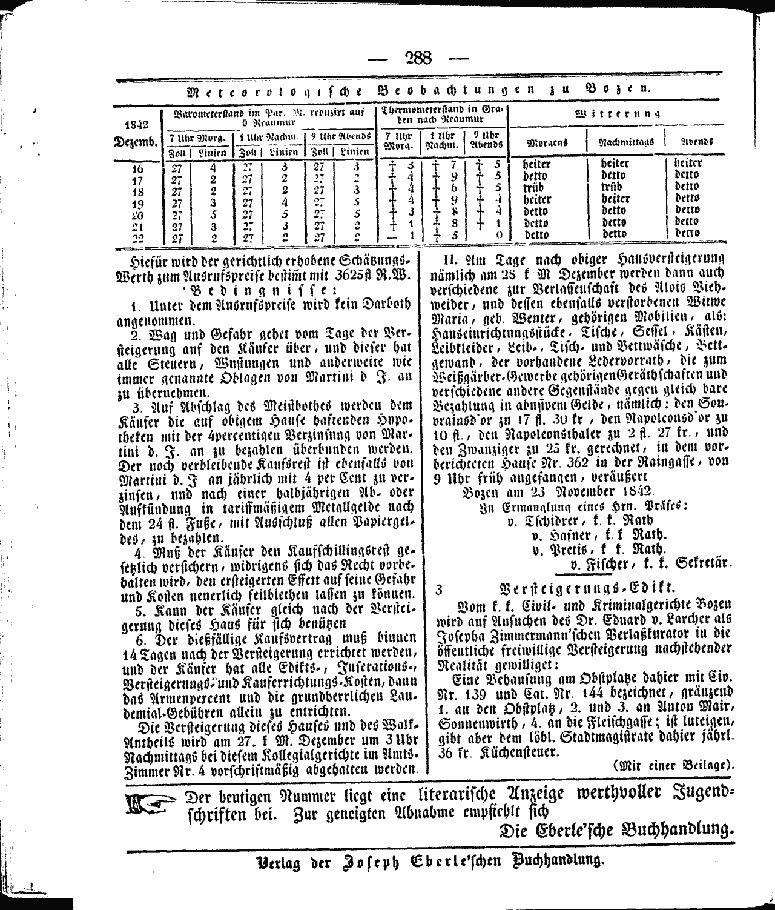
#> input picture find_picture_in_picture/12-23-1842.png, 775 x 910 px, shrunk from 1280 x 1502 before the run
$ jupyter execute --allow-errors find_iter_picture.ipynb
#> lines starting #> are read from the running program, lines starting #| are printed output that depends on the picture; long printed decimals are rounded
# Find picture in picture

In order to identify important layout elements or structures in a document, pictures can be compared directly and smaller images can be detected in larger pictures. This is done in this example in order to identify tables in a newspaper.

Installation instruction for conda environment:

    conda install numpy matplotlib jupyter
    conda install opencv
    conda install imutils

First import all required packages

[cell 1]
# general tools
import os, sys
import numpy as np

[cell 2]
import cv2

[cell 3]
from IPython.display import Image

[cell 4]
import matplotlib.pyplot as plt

[cell 5]
import imutils

## Subroutines

The best match for a given picture is found iteratively. The subroutines doing the iterations for improving the match and finding the best rotation angle are defined here.

[cell 6]
# find best matching subpicture
def find_picture_match(img_rgb, template, init_thrs, step, loc, w, h):
    thrs = init_thrs
    n_loc = len(loc[0])
    while (thrs < 1.0 and n_loc > 0):
        res = cv2.matchTemplate(img_rgb, template, cv2.TM_CCOEFF_NORMED)
        threshold = thrs
        old_loc = loc
        loc = np.where(res >= threshold)
        n_loc = len(loc[0])
        thrs += step
        if n_loc < 1:
            loc = old_loc
    print('iteration converged at threshold = ', (thrs-step))
    print('number of matches found: ', len(loc[0]))
    return loc, thrs-step

[cell 7]
# find best matching rotation
def find_rotation_match(img_rgb, template, init_rot, end_rot, rot_step, thrs):
    rotation = init_rot-rot_step
    n_loc = 0
    n_arr = []
    while (rotation <= end_rot):
        rotation += rot_step
        rotated = imutils.rotate(template, rotation)
        res = cv2.matchTemplate(img_rgb, rotated, cv2.TM_CCOEFF_NORMED)
        loc = np.where(res >= thrs)
        n_loc = len(loc[0])
        #print(rotation, n_loc)
        n_arr.append(n_loc)
    np_n_arr = np.array(n_arr)
    #print('maximum of matches found upon rotation: ', np.max(n_arr))
    if np.max(n_arr) == 0:
        print('no matches found upon rotation')
        rotation = 0.0
    else:
        rotation = init_rot + (np.argmax(np_n_arr)*rot_step)
    #print ('rotation_angle = ', rotation)
    return rotation

## find picture

find the best match for the table from the template picture in the journal page

[cell 8]
# select template and journal page
#img_rgb = cv2.imread('05-13-1842.png')
img_rgb = cv2.imread('12-23-1842.png')
#> img_rgb is the input picture: shape (910, 775, 3); min 8, max 254, mean 218.4
#img_rgb = cv2.imread('11-04-1842.png')
#template = cv2.imread('meteorologische.png')
#template = cv2.imread('whole_table.png')
template = cv2.imread('template.png')
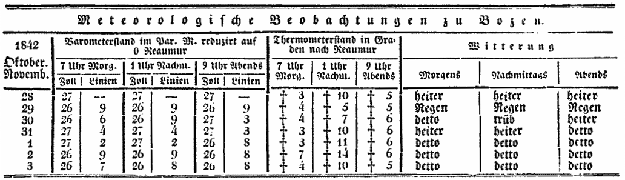
#> input picture find_picture_in_picture/template.png, 625 x 180 px, shrunk from 1032 x 297 before the run
#> template is the input picture: shape (180, 625, 3); min 0, max 255, mean 213.9

[cell 9]
# initialize variables for iterations
init_thrs = 0.07 # initial threshold
step = 0.01 # step for increasing threshold
w, h = template.shape[:-1]
#> w = 180; h = 625
res = cv2.matchTemplate(img_rgb, template, cv2.TM_CCOEFF_NORMED)
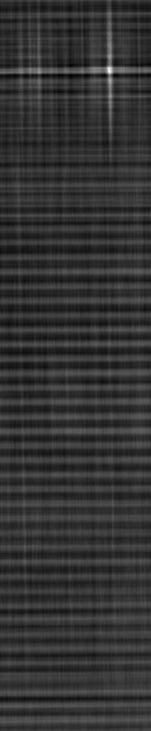
#> res: shape (731, 151) float32; min -0.0679, max 0.282, mean 0.00301; drawn with min black and max white
loc = np.where(res >= init_thrs)
#> loc = 637 positions, rows 13 to 117, columns 0 to 150
n_loc = len(loc[0])
#> n_loc = 637
print ('initial matches found : ', n_loc)
#| initial matches found :  637

[cell 10]
# run subroutine for iterative picture matching
location, threshold = find_picture_match(img_rgb, template, init_thrs, step, loc, w, h)
#> the loop in find_picture_match, `while (thrs < 1.0 and n_loc > 0):` made 23 passes
#> after the loop in find_picture_match, `while (thrs < 1.0 and n_loc > 0):`: thrs = 0.3
#| iteration converged at threshold =  0.29
#| number of matches found:  1
#> location = ([71], [109]); threshold = 0.29

[cell 11]
# these are the best matching locations
image = (location[::-1])
#> image = ([109], [71])
image
#> Out = ([109], [71])

[cell 12]
# select one location for cropping
crop_img = img_rgb[int(image[1][0]):int(image[1][0]+w), int(image[0][0]):int(image[0][0]+h)]
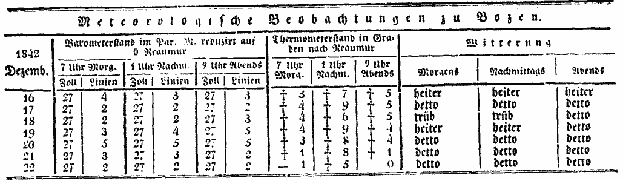
#> crop_img: shape (180, 625, 3); min 8, max 254, mean 217.7

[cell 13]
# save to file
result_name = 'result.png'
cv2.imwrite(result_name, crop_img)
#> Out = True

[cell 14]
# what did we find?
Image(filename=result_name)

### find optimal rotation

The picture may be rotated with respect to the template. We use the final threshold from above in order to find the optimal rotation.

[cell 15]
init_rot = -2.0 # initial rotation angle
end_rot = 2.0 # final rotation angle
rot_step = 0.25 # rotation step
init_thrs = threshold # threshold
#> init_thrs = 0.29
print (init_thrs)
#| 0.29
result2_name = 'result2.png'

[cell 16]
# find best matching rotation
rotation = find_rotation_match(img_rgb, template, init_rot, end_rot, rot_step, init_thrs)
#> the loop in find_rotation_match, `while (rotation <= end_rot):` made 18 passes
#> (loc, n_loc) on passes 1 to 12: ((empty array, empty array), 0), ((empty array, empty array), 0), ((empty array, empty array), 0), ((empty array, empty array), 0), ((empty array, empty array), 0), ((empty array, empty array), 0), ((empty array, empty array), 0), ((empty array, empty array), 0), ((empty array, empty array), 0), (10 positions, rows 69 to 71, columns 108 to 111, 10), (16 positions, rows 69 to 71, columns 105 to 112, 16), (23 positions, rows 69 to 71, columns 38 to 113, 23)
#> pass 1, in find_rotation_match, `rotated = imutils.rotate(template, rotation)`:
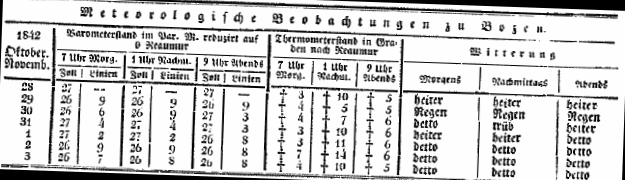
#> rotated: shape (180, 625, 3); min 0, max 255, mean 207.2
#> pass 1, in find_rotation_match, `res = cv2.matchTemplate(img_rgb, rotated, cv2.TM_CCOEFF_NORMED)`:
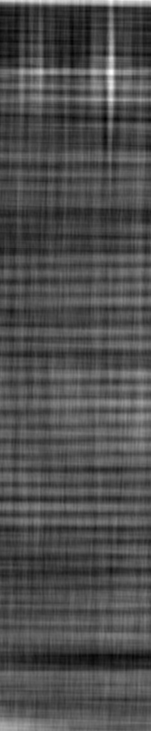
#> res: shape (731, 151) float32; min -0.0594, max 0.129, mean -0.0017; drawn with min black and max white
#> pass 2, in find_rotation_match, `rotated = imutils.rotate(template, rotation)`:
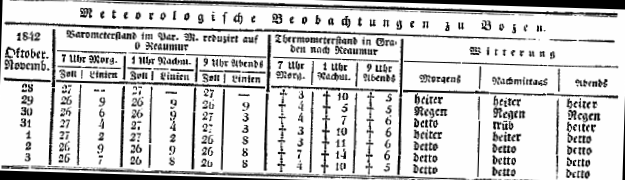
#> rotated: shape (180, 625, 3); min 0, max 255, mean 208
#> after the loop in find_rotation_match, `while (rotation <= end_rot):`: n_arr = [0, 0, 0, 0, 0, 0, 0, 0, 0, 10, 16, 23, 10, 3, 0, 0, 0, 0]; rotation = 2.25
#> in find_rotation_match, `np_n_arr = np.array(n_arr)`: np_n_arr = 18 values, max 23 at index 11, min 0 at index 0, mean 3.44
#> in find_rotation_match, `rotation = init_rot + (np.argmax(np_n_arr)*rot_step)`: rotation = 0.75
#> rotation = 0.75

[cell 17]
# rotate by selected angle and initialize
rotated = imutils.rotate(template, rotation)
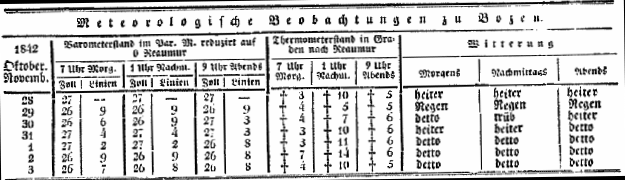
#> rotated: shape (180, 625, 3); min 0, max 255, mean 210.9
w, h = rotated.shape[:-1]
res = cv2.matchTemplate(img_rgb, rotated, cv2.TM_CCOEFF_NORMED)
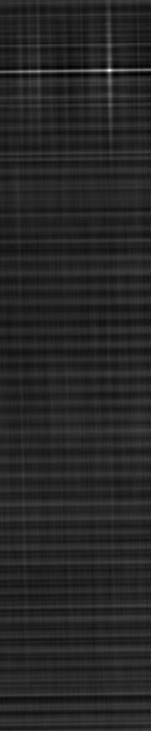
#> res: shape (731, 151) float32; min -0.0967, max 0.556, mean 0.00128; drawn with min black and max white
loc = np.where(res >= init_thrs)
#> loc = 23 positions, rows 69 to 71, columns 38 to 113
n_loc = len(loc[0])
#> n_loc = 23
print ('rotation = ', rotation, ' instances found : ', n_loc)
#| rotation =  0.75  instances found :  23

[cell 18]
location, threshold = find_picture_match(img_rgb, rotated, init_thrs, step, loc, w, h)
#> the loop in find_picture_match (call 2), `while (thrs < 1.0 and n_loc > 0):` made 28 passes
#| iteration converged at threshold =  0.56
#| number of matches found:  1
#> location = ([70], [109]); threshold = 0.56

[cell 19]
image = (location[::-1])
#> image = ([109], [70])
image
print (len(image[0]))
#| 1

[cell 20]
# crop image with some extra borders
tol = 0.05 # 5 % extra border at each side
w_border = int(w*tol)
#> w_border = 9
h_border = int(h*tol)
#> h_border = 31
if len(image[0]) != 0:
    crop_img = img_rgb[int(image[1][0]-w_border):int(image[1][0]+w+w_border), int(image[0][0]-h_border):int(image[0][0]+h+h_border)]
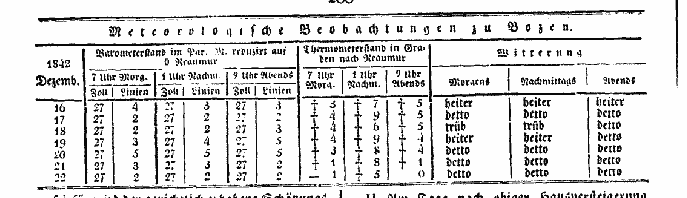
#> crop_img: shape (198, 687, 3); min 8, max 254, mean 222.3
    rot_crop_img = imutils.rotate(crop_img, -rotation) # invert rotation for result (rotation applies to template)
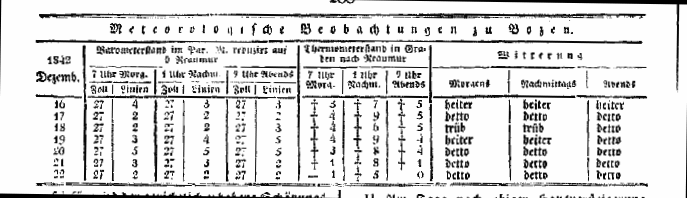
#> rot_crop_img: shape (198, 687, 3); min 0, max 254, mean 219.7
    cv2.imwrite(result2_name, rot_crop_img)
else:
    print ('no matches found, therefore no new locations; keep image without rotation')
    cv2.imwrite(result2_name, crop_img)
